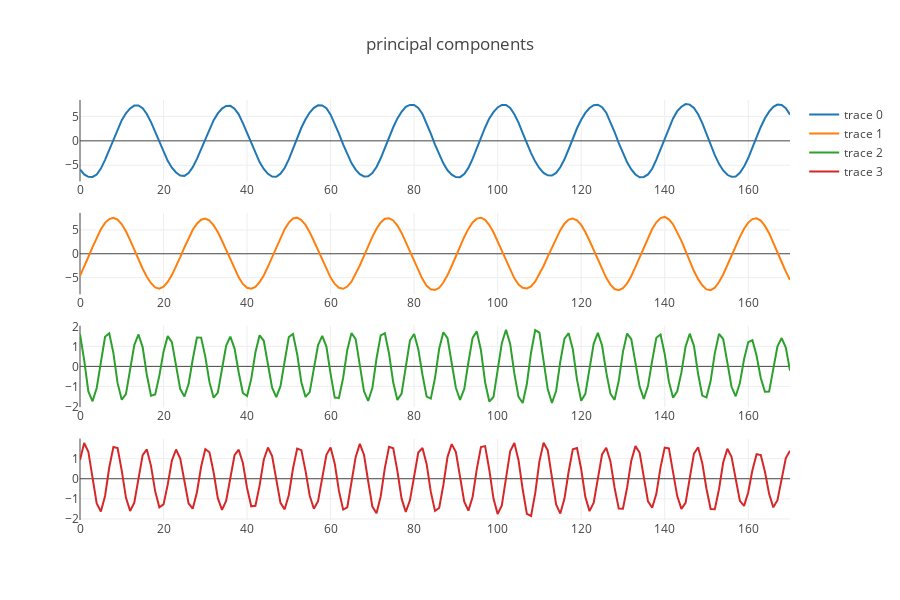

The cell this chart's notebook holds for it:
### Code cell
fig = tools.make_subplots(rows=4, cols=1)
for k in range(4):
    data = pc[:, k]
    trace = go.Scatter(
        x = np.arange(len(data)),
        y = data
    )
    fig.append_trace(trace, k+1, 1)
fig['layout'].update(height=600, width=900, title='principal components')
iplot(fig)

### Figure 1 — Plotly figure (JSON) as saved in the notebook; plotly's stock layout.template omitted (floating-point values rounded to 4 significant figures; data arrays with more than 128 entries replaced by an {"elided": "..."} marker saying what was removed)
{"data": [{"type": "scatter", "x": {"elided": "171 int values"}, "xaxis": "x1", "y": {"elided": "171 float values"}, "yaxis": "y1"}, {"type": "scatter", "x": {"elided": "171 int values"}, "xaxis": "x2", "y": {"elided": "171 float values"}, "yaxis": "y2"}, {"type": "scatter", "x": {"elided": "171 int values"}, "xaxis": "x3", "y": {"elided": "171 float values"}, "yaxis": "y3"}, {"type": "scatter", "x": {"elided": "171 int values"}, "xaxis": "x4", "y": {"elided": "171 float values"}, "yaxis": "y4"}], "layout": {"height": 600, "title": "principal components", "width": 900, "xaxis1": {"anchor": "y1", "domain": [0, 1]}, "xaxis2": {"anchor": "y2", "domain": [0, 1]}, "xaxis3": {"anchor": "y3", "domain": [0, 1]}, "xaxis4": {"anchor": "y4", "domain": [0, 1]}, "yaxis1": {"anchor": "x1", "domain": [0.8062, 1.0]}, "yaxis2": {"anchor": "x2", "domain": [0.5375, 0.7312]}, "yaxis3": {"anchor": "x3", "domain": [0.2687, 0.4625]}, "yaxis4": {"anchor": "x4", "domain": [0, 0.1938]}}}
